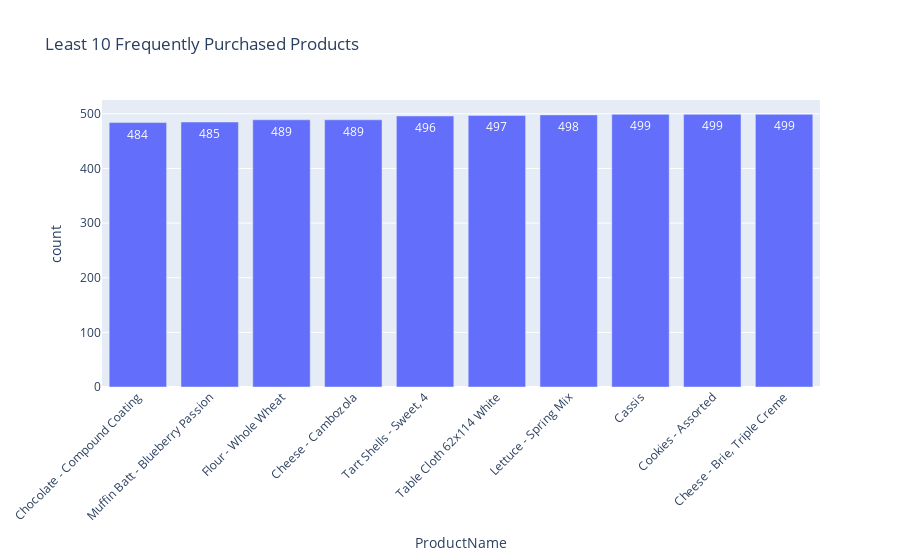

Source (notebook cell):
### Markdown cell above
The range between the 1st and the 10th is just 33 which means there is no centeralization on just 1 product

### Code cell
dfprod = df.groupby('ProductName').agg(
    count=('ProductName', 'count'),
    avg_price=('price', 'mean')
).reset_index()

dfprod = dfprod.sort_values(by='count', ascending=True)

least10 = dfprod.head(10)

import plotly.express as px

fig = px.bar(
    least10,
    x='ProductName',
    y='count',
    hover_data=['avg_price'],  
    title='Least 10 Frequently Purchased Products',
    text='count'
)

fig.update_layout(xaxis_tickangle=-45)
fig.show()

### Figure 1 — Plotly figure (JSON) as saved in the notebook; plotly's stock layout.template omitted (floating-point values rounded to 4 significant figures)
{"data": [{"customdata": [[17.17], [6.098], [74.3], [44.09], [53.36], [11.78], [90.02], [92.63], [86.65], [67.9]], "hovertemplate": "ProductName=%{x}<br>count=%{text}<br>avg_price=%{customdata[0]}<extra></extra>", "legendgroup": "", "marker": {"color": "#636efa", "pattern": {"shape": ""}}, "name": "", "orientation": "v", "showlegend": false, "text": [484.0, 485.0, 489.0, 489.0, 496.0, 497.0, 498.0, 499.0, 499.0, 499.0], "textposition": "auto", "type": "bar", "x": ["Chocolate - Compound Coating", "Muffin Batt - Blueberry Passion", "Flour - Whole Wheat", "Cheese - Cambozola", "Tart Shells - Sweet, 4", "Table Cloth 62x114 White", "Lettuce - Spring Mix", "Cassis", "Cookies - Assorted", "Cheese - Brie, Triple Creme"], "xaxis": "x", "y": [484, 485, 489, 489, 496, 497, 498, 499, 499, 499], "yaxis": "y"}], "layout": {"barmode": "relative", "legend": {"tracegroupgap": 0}, "title": {"text": "Least 10 Frequently Purchased Products"}, "xaxis": {"anchor": "y", "domain": [0, 1], "tickangle": -45, "title": {"text": "ProductName"}}, "yaxis": {"anchor": "x", "domain": [0, 1], "title": {"text": "count"}}}}
